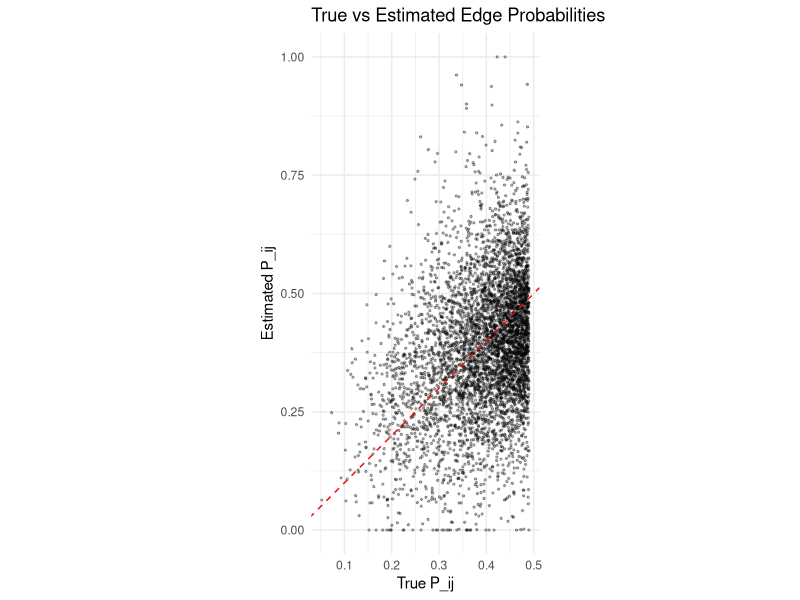
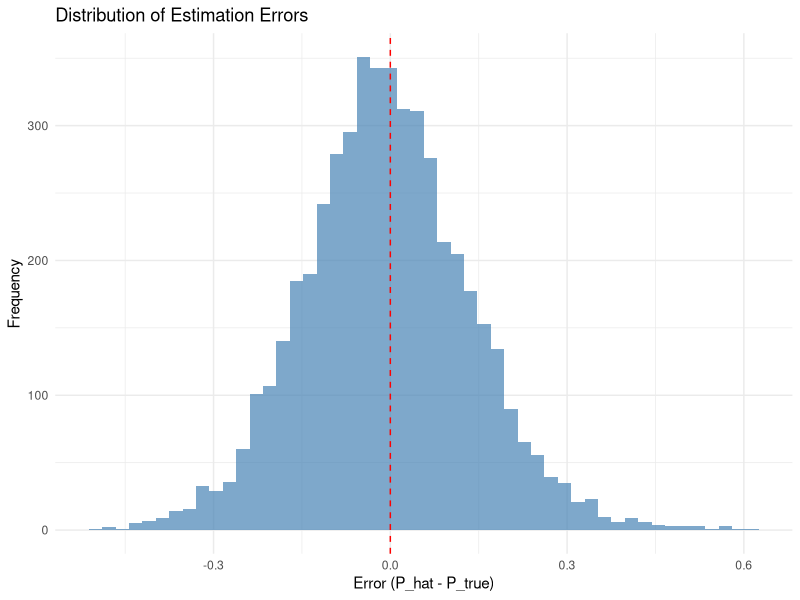

Reproduce these figures in R, in order.
# ============================================================================
# Random Dot Product Graph (RDPG) with Spectral Embedding Simulation
# ============================================================================
# This script:
# 1. Generates a network under the Random Dot Product Graph model
# 2. Uses spectral embedding to estimate P_ij (edge probabilities)
# 3. Calculates MSE between estimated and true P_ij

# Load required libraries
library(Matrix)
library(irlba)  # for efficient eigendecomposition

# Set seed for reproducibility
set.seed(123)

# ============================================================================
# PARAMETERS
# ============================================================================
n <- 100          # Number of nodes
d <- 3            # Dimension of latent space
eigen_dim <- 3    # Dimension for spectral embedding (should equal d)

# ============================================================================
# STEP 1: Generate Random Dot Product Graph
# ============================================================================

cat("Step 1: Generating RDPG network...\n")

# Generate latent positions X (n x d matrix)
# Each row is a latent position for a node
# We'll use uniform distribution in [0,1]^d to ensure valid probabilities
X <- matrix(runif(n * d, 0, 0.5), nrow = n, ncol = d)

# Normalize to ensure P_ij values are valid probabilities
# (optional, but helps ensure X_i^T X_j <= 1)
X <- t(apply(X, 1, function(x) x / sqrt(sum(x^2)) * 0.7))

# Calculate true probability matrix P
# P_ij = X_i^T X_j (inner product of latent positions)
P_true <- X %*% t(X)

# Ensure P is symmetric and bounded [0,1]
P_true <- pmin(pmax(P_true, 0), 1)
diag(P_true) <- 0  # No self-loops

cat(sprintf("  - Generated %d x %d probability matrix\n", n, n))
cat(sprintf("  - P_ij range: [%.4f, %.4f]\n", min(P_true), max(P_true)))

# Sample adjacency matrix A from P_true
# A_ij ~ Bernoulli(P_ij)
A <- matrix(0, n, n)
for (i in 1:(n-1)) {
  for (j in (i+1):n) {
    if (runif(1) < P_true[i, j]) {
      A[i, j] <- 1
      A[j, i] <- 1  # Make symmetric
    }
  }
}

num_edges <- sum(A) / 2
cat(sprintf("  - Generated network with %d edges (density: %.4f)\n",
            num_edges, num_edges / (n * (n-1) / 2)))

# ============================================================================
# STEP 2: Spectral Embedding
# ============================================================================

cat("\nStep 2: Performing spectral embedding...\n")

# Compute eigendecomposition of adjacency matrix
# For RDPG, we use the top d eigenvectors
eigen_result <- eigen(A, symmetric = TRUE)

# Extract top d eigenvectors and eigenvalues
eigenvalues <- eigen_result$values[1:eigen_dim]
eigenvectors <- eigen_result$vectors[, 1:eigen_dim]

cat(sprintf("  - Top %d eigenvalues: %s\n", eigen_dim,
            paste(round(eigenvalues, 3), collapse=", ")))

# Estimate latent positions: X_hat = U * sqrt(Lambda)
# where U is the matrix of eigenvectors and Lambda is diagonal matrix of eigenvalues
Lambda_sqrt <- diag(sqrt(pmax(eigenvalues, 0)))  # Take positive part
X_hat <- eigenvectors %*% Lambda_sqrt

cat(sprintf("  - Estimated latent positions: %d x %d matrix\n", nrow(X_hat), ncol(X_hat)))

# ============================================================================
# STEP 3: Estimate P_ij from Spectral Embedding
# ============================================================================

cat("\nStep 3: Estimating P_ij from spectral embedding...\n")

# Calculate estimated probability matrix
# P_hat_ij = X_hat_i^T X_hat_j
P_hat <- X_hat %*% t(X_hat)

# Ensure P_hat is bounded [0,1] and symmetric
P_hat <- pmin(pmax(P_hat, 0), 1)
diag(P_hat) <- 0  # No self-loops

cat(sprintf("  - P_hat range: [%.4f, %.4f]\n", min(P_hat), max(P_hat)))

# ============================================================================
# STEP 4: Calculate MSE
# ============================================================================

cat("\nStep 4: Calculating MSE between P_true and P_hat...\n")

# Calculate MSE for upper triangular part (to avoid double counting)
upper_tri_idx <- upper.tri(P_true)
P_true_vec <- P_true[upper_tri_idx]
P_hat_vec <- P_hat[upper_tri_idx]

MSE <- mean((P_true_vec - P_hat_vec)^2)
RMSE <- sqrt(MSE)
MAE <- mean(abs(P_true_vec - P_hat_vec))

cat(sprintf("  - MSE: %.6f\n", MSE))
cat(sprintf("  - RMSE: %.6f\n", RMSE))
cat(sprintf("  - MAE: %.6f\n", MAE))

# Calculate correlation between true and estimated probabilities
cor_P <- cor(P_true_vec, P_hat_vec)
cat(sprintf("  - Correlation: %.4f\n", cor_P))

# ============================================================================
# STEP 5: Visualization (optional)
# ============================================================================

cat("\nStep 5: Creating diagnostic plots...\n")

# Create plots if possible
if (requireNamespace("ggplot2", quietly = TRUE)) {
  library(ggplot2)

  # Plot 1: True vs Estimated P_ij
  plot_data <- data.frame(
    P_true = P_true_vec,
    P_hat = P_hat_vec
  )

  p1 <- ggplot(plot_data, aes(x = P_true, y = P_hat)) +
    geom_point(alpha = 0.3, size = 0.5) +
    geom_abline(slope = 1, intercept = 0, color = "red", linetype = "dashed") +
    labs(title = "True vs Estimated Edge Probabilities",
         x = "True P_ij",
         y = "Estimated P_ij") +
    theme_minimal() +
    coord_fixed()

  ggsave("rdpg_true_vs_estimated.png", p1, width = 6, height = 6)
  cat("  - Saved plot: rdpg_true_vs_estimated.png\n")

  # Plot 2: Distribution of errors
  plot_data$error <- plot_data$P_hat - plot_data$P_true

  p2 <- ggplot(plot_data, aes(x = error)) +
    geom_histogram(bins = 50, fill = "steelblue", alpha = 0.7) +
    geom_vline(xintercept = 0, color = "red", linetype = "dashed") +
    labs(title = "Distribution of Estimation Errors",
         x = "Error (P_hat - P_true)",
         y = "Frequency") +
    theme_minimal()

  ggsave("rdpg_error_distribution.png", p2, width = 6, height = 4)
  cat("  - Saved plot: rdpg_error_distribution.png\n")
} else {
  cat("  - ggplot2 not available. Skipping visualization.\n")
  cat("  - Install with: install.packages('ggplot2')\n")
}

# ============================================================================
# SUMMARY
# ============================================================================

cat("\n" , rep("=", 70), "\n", sep="")
cat("SIMULATION SUMMARY\n")
cat(rep("=", 70), "\n", sep="")
cat(sprintf("Network size: %d nodes\n", n))
cat(sprintf("Latent dimension: %d\n", d))
cat(sprintf("Number of edges: %d\n", num_edges))
cat(sprintf("Network density: %.4f\n", num_edges / (n * (n-1) / 2)))
cat(sprintf("\nPerformance Metrics:\n"))
cat(sprintf("  MSE:  %.6f\n", MSE))
cat(sprintf("  RMSE: %.6f\n", RMSE))
cat(sprintf("  MAE:  %.6f\n", MAE))
cat(sprintf("  Correlation: %.4f\n", cor_P))
cat(rep("=", 70), "\n", sep="")

# Return results
results <- list(
  X_true = X,
  X_hat = X_hat,
  P_true = P_true,
  P_hat = P_hat,
  A = A,
  MSE = MSE,
  RMSE = RMSE,
  MAE = MAE,
  correlation = cor_P
)

cat("\nResults stored in 'results' list.\n")
cat("Access with: results$MSE, results$P_true, results$P_hat, etc.\n")
